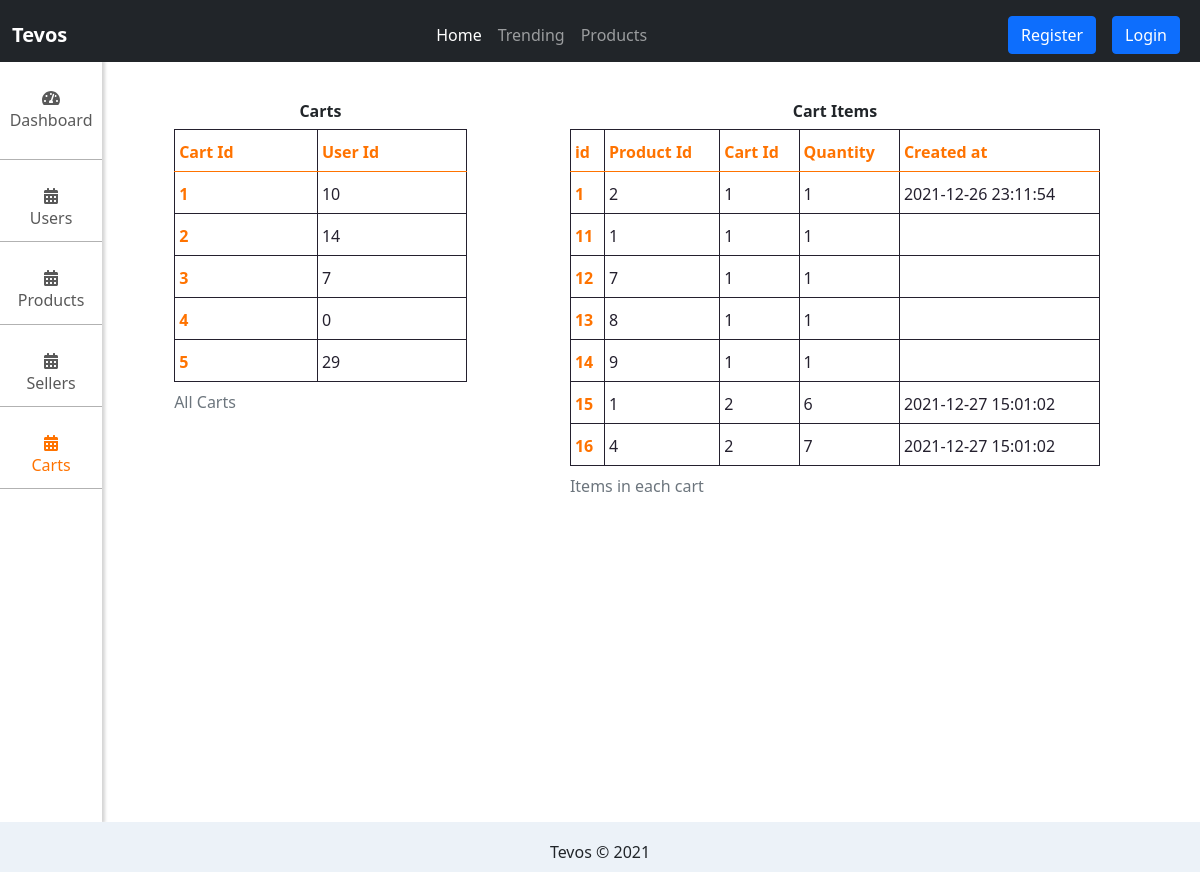
Screenshot of /admin/cart_items.php with the database file from the repository.
### tables this page shows
CREATE TABLE `carts` (
  `id` int(11) NOT NULL,
  `user_id` int(11) NOT NULL,
  `session_id` int(11) NOT NULL
);

CREATE TABLE `cart_items` (
  `id` int(11) NOT NULL,
  `product_id` int(11) NOT NULL,
  `cart_id` int(11) NOT NULL,
  `quantity` int(11) NOT NULL,
  `created_at` datetime DEFAULT current_timestamp()
);

### admin/cart_items.php (the view, shortened to what this page needs)
<?php
include('../dbconnection.php');
$sql = "SELECT * FROM carts";
$carts= $conn->query($sql);
$sql = "SELECT * FROM cart_items";
$cart_items= $conn->query($sql);
?>
<?php
include('includes/header.php');
?>
<main role="main">
    <?php include('includes/navbar.php')?>
    <div class="flex-container">
        <div id="sidebar" class="collapse show">
            <div class="sidenav-item">
                <a href="dashboard.php">
                    <div class="my-4">
                        <i class="fas fa-tachometer-alt"></i>
                        <h6>Dashboard</h6>
                    </div>
                </a>
            </div>
            <div class="sidenav-item my-4">
                <a href="users.php">
                    <div>
                        <i class="fas fa-calendar-alt"></i>
                        <h6>Users</h6>
                    </div>
                </a>
            </div>
            <div class="sidenav-item my-4">
                <a href="products.php">
                    <div>
                        <i class="fas fa-calendar-alt"></i>
                        <h6>Products</h6>
                    </div>
                </a>
            </div>
            <div class="sidenav-item my-4">
                <a href="sellers.php">
                    <div>
                        <i class="fas fa-calendar-alt"></i>
                        <h6>Sellers</h6>
                    </div>
                </a>
            </div>
            <div class="sidenav-item my-4">
                <a href="sellers.php">
                    <div class="sidenav-active">
                        <i class="fas fa-calendar-alt"></i>
                        <h6>Carts</h6>
                    </div>
                </a>
            </div>
        </div>
        <div id="workspace">
            <div class="row">
                <div class="col">
                    <h6 class="text-center"><strong>Carts</strong></h6>
                    <table class="table table-hover table-sm table-responsive-xs table-bordered students-table">
                        <caption>All Carts </caption>
                        <thead>
                            <tr>
                                <th scope="col">Cart Id</th>
                                <th scope="col">User Id</th>
                            </tr>
                        </thead>
                        <tbody>
                            <?php if($carts->num_rows>0): ?>
                            <?php while($cart = $carts->fetch_assoc()): ?>
                                <tr>
                                    <th scope="row"><?php echo $cart['id']; ?></th>
                                    <td><?php echo ($cart['user_id']) ?></td>
                                </tr>
                            <?php endwhile; ?>
                        <?php else: echo"No Carts found"; ?>
                        <?php endif; ?>
                        </tbody>
                    </table>
                </div>
                <div class="offset-1 col-7">
                    <h6 class="text-center"><strong>Cart Items</strong></h6>
                    <table class="table table-hover table-sm table-responsive-xs table-bordered students-table">
                        <caption>Items in each cart</caption>
                        <thead>
                            <tr>
                                <th scope="col">id</th>
                                <th scope="col">Product Id</th>
                                <th scope="col">Cart Id</th>
                                <th scope="col">Quantity</th>
                                <th scope="col">Created at</th>
                            </tr>
                        </thead>
                        <tbody>
                            <?php if($cart_items->num_rows>0): ?>
                            <?php while($cart_item = $cart_items->fetch_assoc()): ?>
                                <tr>
                                    <th scope="row"><?php echo $cart_item['id']; ?></th>
                                    <td><?php echo ($cart_item['product_id']) ?></td>
                                    <td><?php echo $cart_item['cart_id']; ?></td>
                                    <td><?php echo $cart_item['quantity']; ?></td>
                                    <td><?php echo $cart_item['created_at']; ?></td>
                                </tr>
                            <?php endwhile; ?>
                        <?php else: echo"No Carts found"; ?>
                        <?php endif; ?>
                        </tbody>
                    </table>
                </div>
            </div>
        </div>
    </div>
</main>
<?php include'includes/footer.php'; ?>

### admin/static/css/style.css (style rules this page uses)
html { position: relative; min-height: 100%; }
body { margin-bottom: 50px; }
.flex-container { display: flex; min-height: 95vh; overflow: hidden; }
#sidebar { flex-basis: 10%; background-color: #fff; margin-right: 20px; box-shadow: 2px 0px 3px 1px rgba(0, 0, 0, 0.17); overflow: hidden; }
#workspace { flex-basis: 100%; padding: 40px 100px 0px 1%; margin: 0px 0px 30px 40px; overflow-y: scroll; overflow-x: hidden; }
.sidenav-item { padding-bottom: 5px; border-bottom: .05px solid rgba(0, 0, 0, 0.3); }
.sidenav-item a { color: rgba(0, 0, 0, 0.65); text-align: center; align-items: center; justify-content: center; line-height: 25px; text-decoration: none; }
.sidenav-active { color: #FF7300; }
#workspace .row { margin-bottom: 20px; }
table { color: rgba(0, 0, 0, 0.125); }
td { color: #24202e; }
th { color: #FF7300; }
table.table-bordered > thead > tr > th, table.table-bordered > tbody > tr > th, table.table-bordered > tbody > tr> td { border:1px solid #24202e; padding-top: 10px; padding-bottom: 7px; }

### rows the page displays
carts: id "1", user "10"
carts: id "2", user "14"
carts: id "3", user "7"
carts: id "4", user "0"
carts: id "5", user "29"
cart_items: id "1", product "2", cart "1", quantity "1", created_at "2021-12-26 23:11:54"
cart_items: id "11", product "1", cart "1", quantity "1"
cart_items: id "12", product "7", cart "1", quantity "1"
cart_items: id "13", product "8", cart "1", quantity "1"
cart_items: id "14", product "9", cart "1", quantity "1"
cart_items: id "15", product "1", cart "2", quantity "6", created_at "2021-12-27 15:01:02"
cart_items: id "16", product "4", cart "2", quantity "7", created_at "2021-12-27 15:01:02"
